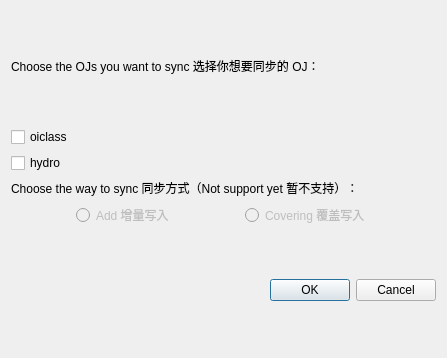
<?xml version="1.0" encoding="UTF-8"?>
<ui version="4.0">
 <class>Dialog</class>
 <widget class="QDialog" name="Dialog">
  <property name="geometry">
   <rect>
    <x>0</x>
    <y>0</y>
    <width>447</width>
    <height>358</height>
   </rect>
  </property>
  <property name="windowTitle">
   <string>Choose OJ - 选择 OJ</string>
  </property>
  <layout class="QVBoxLayout" name="verticalLayout">
   <item>
    <widget class="QLabel" name="label">
     <property name="sizePolicy">
      <sizepolicy hsizetype="Fixed" vsizetype="Fixed">
       <horstretch>0</horstretch>
       <verstretch>0</verstretch>
      </sizepolicy>
     </property>
     <property name="text">
      <string>Choose the OJs you want to sync 选择你想要同步的 OJ：</string>
     </property>
    </widget>
   </item>
   <item>
    <layout class="QVBoxLayout" name="verticalLayout_2">
     <item>
      <layout class="QVBoxLayout" name="verticalLayout_4">
       <item>
        <widget class="QCheckBox" name="checkBox_2">
         <property name="text">
          <string>oiclass</string>
         </property>
        </widget>
       </item>
       <item>
        <widget class="QCheckBox" name="checkBox">
         <property name="text">
          <string>hydro</string>
         </property>
        </widget>
       </item>
      </layout>
     </item>
     <item>
      <layout class="QVBoxLayout" name="verticalLayout_5">
       <item>
        <widget class="QLabel" name="label_2">
         <property name="enabled">
          <bool>true</bool>
         </property>
         <property name="sizePolicy">
          <sizepolicy hsizetype="Fixed" vsizetype="Fixed">
           <horstretch>0</horstretch>
           <verstretch>0</verstretch>
          </sizepolicy>
         </property>
         <property name="text">
          <string>Choose the way to sync 同步方式（Not support yet 暂不支持）：</string>
         </property>
        </widget>
       </item>
       <item>
        <layout class="QHBoxLayout" name="horizontalLayout">
         <item>
          <widget class="QRadioButton" name="radioButton_2">
           <property name="enabled">
            <bool>false</bool>
           </property>
           <property name="sizePolicy">
            <sizepolicy hsizetype="Fixed" vsizetype="Fixed">
             <horstretch>0</horstretch>
             <verstretch>0</verstretch>
            </sizepolicy>
           </property>
           <property name="text">
            <string>Add 增量写入</string>
           </property>
          </widget>
         </item>
         <item>
          <widget class="QRadioButton" name="radioButton">
           <property name="enabled">
            <bool>false</bool>
           </property>
           <property name="sizePolicy">
            <sizepolicy hsizetype="Fixed" vsizetype="Fixed">
             <horstretch>0</horstretch>
             <verstretch>0</verstretch>
            </sizepolicy>
           </property>
           <property name="text">
            <string>Covering 覆盖写入</string>
           </property>
          </widget>
         </item>
        </layout>
       </item>
      </layout>
     </item>
    </layout>
   </item>
   <item>
    <widget class="QDialogButtonBox" name="buttonBox">
     <property name="orientation">
      <enum>Qt::Horizontal</enum>
     </property>
     <property name="standardButtons">
      <set>QDialogButtonBox::Cancel|QDialogButtonBox::Ok</set>
     </property>
    </widget>
   </item>
  </layout>
 </widget>
 <resources/>
 <connections>
  <connection>
   <sender>buttonBox</sender>
   <signal>accepted()</signal>
   <receiver>Dialog</receiver>
   <slot>accept()</slot>
   <hints>
    <hint type="sourcelabel">
     <x>248</x>
     <y>254</y>
    </hint>
    <hint type="destinationlabel">
     <x>157</x>
     <y>274</y>
    </hint>
   </hints>
  </connection>
  <connection>
   <sender>buttonBox</sender>
   <signal>rejected()</signal>
   <receiver>Dialog</receiver>
   <slot>reject()</slot>
   <hints>
    <hint type="sourcelabel">
     <x>316</x>
     <y>260</y>
    </hint>
    <hint type="destinationlabel">
     <x>286</x>
     <y>274</y>
    </hint>
   </hints>
  </connection>
 </connections>
</ui>
